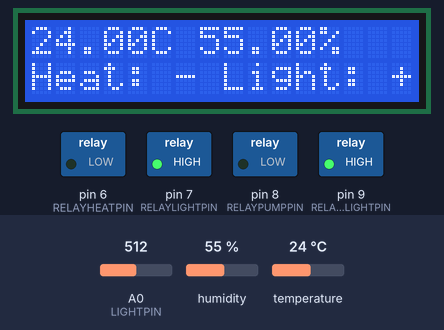
A sketch run on a simulated Arduino Uno, built with avr-gcc and run on an emulated ATmega328P. Shown: 16×2 character LCD, switched loads named in the sketch (green lamp = pin HIGH). The test bench sets the inputs (shaded band); at power-on: temperature 24 °C, A0 (LIGHTPIN) = 512, humidity 55 %. The local clock reads 2024-03-15 10:24:30 at power-on unless the sketch sets it; what the sketch prints to the serial monitor is not drawn.

Above: at 1.2 s.
1.3 s: temperature set to 20.4 °C
At 11.3 s:
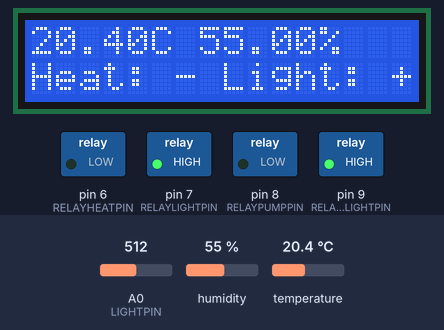
11.6 s: temperature set to 19.3 °C
At 20.5 s:
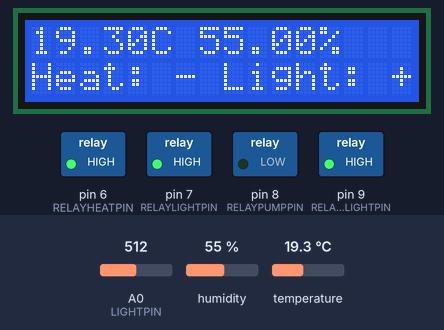
21.6 s: A0 (LIGHTPIN) set to 799
31.7 s: A0 (LIGHTPIN) set to 820
At 40.9 s:
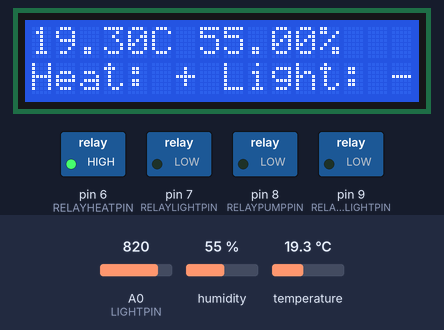
41.7 s: temperature set to 10.8 °C
At 51.0 s:
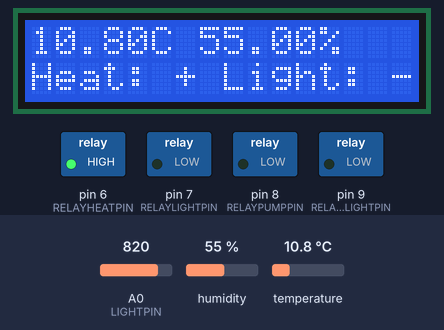
51.7 s: temperature set to 9.3 °C
At 61.1 s:
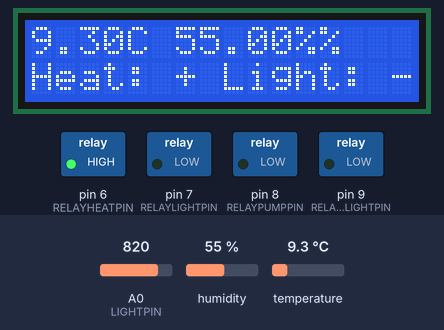
Timing chart, 0 to 62.6 s (numbered marks = the images above; inputs shaded):
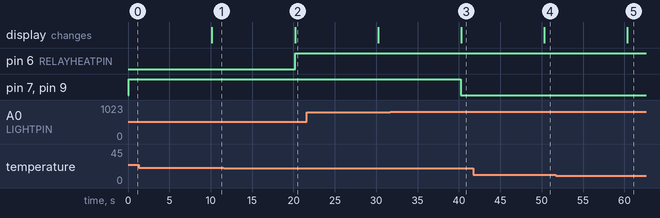

Measured:
- the behaviour switches between 20 and 19.9 °C on temperature (found by bisection; images 1 and 2)
- the behaviour switches between 810 and 811 on A0 (LIGHTPIN) (found by bisection; images 2 and 3)
- the behaviour switches between 10 and 9.9 °C on temperature (found by bisection; images 4 and 5)
- after the input at 1.3 s, the display: changes after 8.8 s (image 1)
- after the input at 11.6 s, pin 6 (RELAYHEATPIN): LOW → HIGH after 8.6 s; the display: changes after 8.6 s (image 2)
- after the input at 31.7 s, pin 7 (RELAYLIGHTPIN), pin 9 (RELAYTOWERLIGHTPIN): HIGH → LOW after 8.5 s; the display: changes after 8.6 s (image 3)
- after the input at 41.7 s, the display: changes after 8.6 s (image 4)
- after the input at 51.7 s, the display: changes after 8.6 s (image 5)

The sketch:

ArduinoPlantLightAndTemperatureWithTower.ino
```cpp
#include <DS3231.h>
#include <Wire.h>
#include <time.h>
#include "DHT.h"
#include <LiquidCrystal_I2C.h>

DS3231 rtc;
uint8_t LIGHTPIN = A0;
uint8_t DHTPIN = 2;
uint8_t RELAYLIGHTPIN = 7;
uint8_t RELAYHEATPIN = 6;
uint8_t RELAYPUMPPIN = 8;
uint8_t RELAYTOWERLIGHTPIN = 9;
uint8_t relayLightState = LOW;
uint8_t relayHeatState = LOW;
uint8_t relayTowerLightState = LOW;
uint8_t relayPumpState = LOW;
unsigned long switchedOn = 1200000;
unsigned long switchedOff = 2400000;

unsigned long previousPumpSwitch = 0;

#define DHTTYPE DHT22
DHT dht(DHTPIN, DHTTYPE);

LiquidCrystal_I2C lcd(0x27, 16, 2);

String setLeadingZero(int value) {
  if (value < 10) {
    return 0 + String(value);
  }
  return String(value);
}

void setRelay(uint8_t relayPin, uint8_t value) {
  Serial.println("SetRelay called");
  Serial.println(relayPin);

  if (relayPin == RELAYLIGHTPIN) {
    relayLightState = value;
  }

  if (relayPin == RELAYHEATPIN) {
    relayHeatState = value;
  }

  if (relayPin == RELAYTOWERLIGHTPIN) {
    relayTowerLightState = value;
  }

  if (relayPin == RELAYPUMPPIN) {
    relayPumpState = value;
  }

  digitalWrite(relayPin, value);
}

void printOnLcd(float t, float h) {
    //lcd.clear();
    lcd.setCursor(0,0);
    lcd.print(t);
    lcd.print("C ");
    lcd.print(h);
    lcd.print("%");
    lcd.setCursor(0, 1);
    lcd.print("Heat: ");
    if (relayHeatState == HIGH) {
      lcd.print("+ ");
    } else {
      lcd.print("- ");
    }
    lcd.print("Light: ");
    if (relayLightState == HIGH) {
      lcd.print("+");
    } else {
      lcd.print("-");
    }
}

void setup() {
	Serial.begin(9600);
	Wire.begin();

  pinMode(RELAYLIGHTPIN, OUTPUT);
  pinMode(RELAYHEATPIN, OUTPUT);
  pinMode(RELAYTOWERLIGHTPIN, OUTPUT);
  pinMode(RELAYPUMPPIN, OUTPUT);
  pinMode(LIGHTPIN, INPUT);
  pinMode(DHTPIN, INPUT);

  dht.begin();

  lcd.init();
  lcd.backlight();

  digitalWrite(RELAYHEATPIN, LOW);
  digitalWrite(RELAYLIGHTPIN, LOW);
  digitalWrite(RELAYTOWERLIGHTPIN, LOW);
  digitalWrite(RELAYPUMPPIN, LOW);

  const DateTime dnow = RTClib::now();
  Serial.print(dnow.year());
  Serial.print("-");
  Serial.print(setLeadingZero(dnow.month()));
  Serial.print("-");
  Serial.print(setLeadingZero(dnow.day()));
  Serial.print(" ");
  Serial.print(setLeadingZero(dnow.hour()));
  Serial.print(":");
  Serial.print(setLeadingZero(dnow.minute()));
  Serial.print(":");
  Serial.println(setLeadingZero(dnow.second()));
}

void loop() {

  const int light = analogRead(LIGHTPIN);
  Serial.println(light);
  const DateTime d = RTClib::now();

  if (relayLightState == HIGH) {
    if (d.hour() <= 4 || d.hour() >= 21 || light > 810) {
      setRelay(RELAYLIGHTPIN, LOW);
      setRelay(RELAYTOWERLIGHTPIN, LOW);
    }
  }

  if (relayLightState == LOW) {
    if (d.hour() > 4 && d.hour() < 20 && light < 750) {
      setRelay(RELAYLIGHTPIN, HIGH);
      setRelay(RELAYTOWERLIGHTPIN, HIGH);
    }
  }

  float t = dht.readTemperature();
  float h = dht.readHumidity();
  Serial.println(t);
  Serial.println(h);

  if (isnan(t) || isnan(h)) {
    Serial.println("Failed to read from DHT sensor!");
    //lcd.clear();
    lcd.setCursor(0,0);
    lcd.print("Failed to read");
    lcd.setCursor(0,1);
    lcd.print("from DHT sensor!");
  } else {
    printOnLcd(t, h);

    if (relayHeatState == LOW && t < 20) {
      Serial.println("set relay to high");
      setRelay(RELAYHEATPIN, HIGH);
    }

    if (relayHeatState == HIGH && t > 25) {
      Serial.println("set relay to low");
      setRelay(RELAYHEATPIN, LOW);
    }
  }

  if (relayPumpState == HIGH && millis() - previousPumpSwitch > switchedOn) {
    setRelay(RELAYPUMPPIN, LOW);
    previousPumpSwitch = millis();
  }
  if (relayPumpState == LOW && millis() - previousPumpSwitch > switchedOff) {
    setRelay(RELAYPUMPPIN, HIGH);
    previousPumpSwitch = millis();
  }

  delay(10000);
}
```
